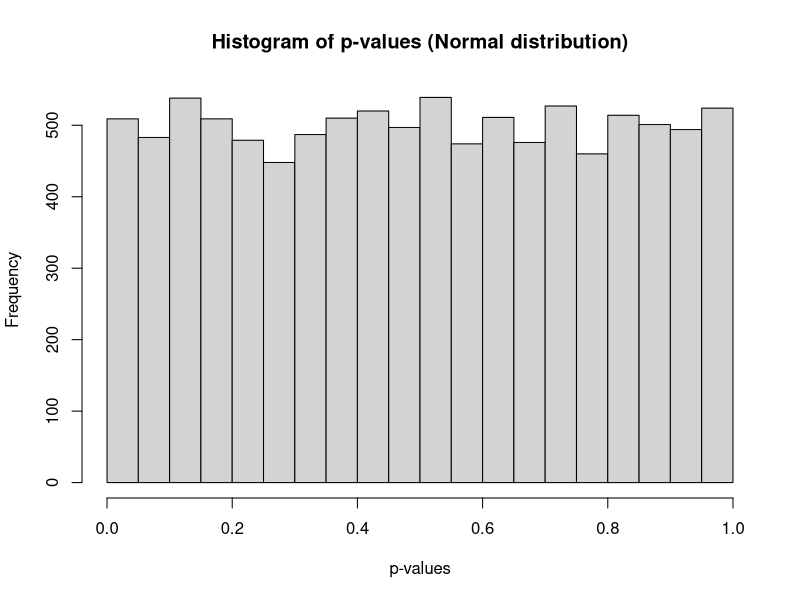
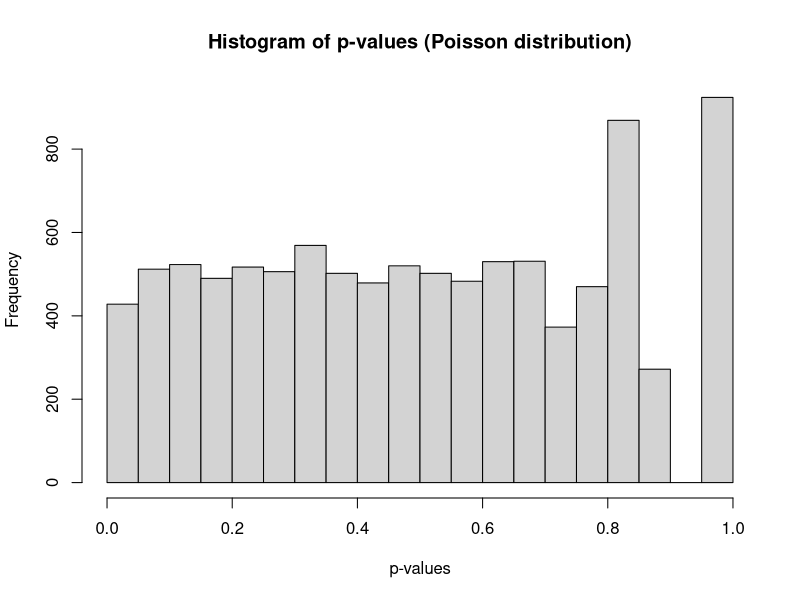
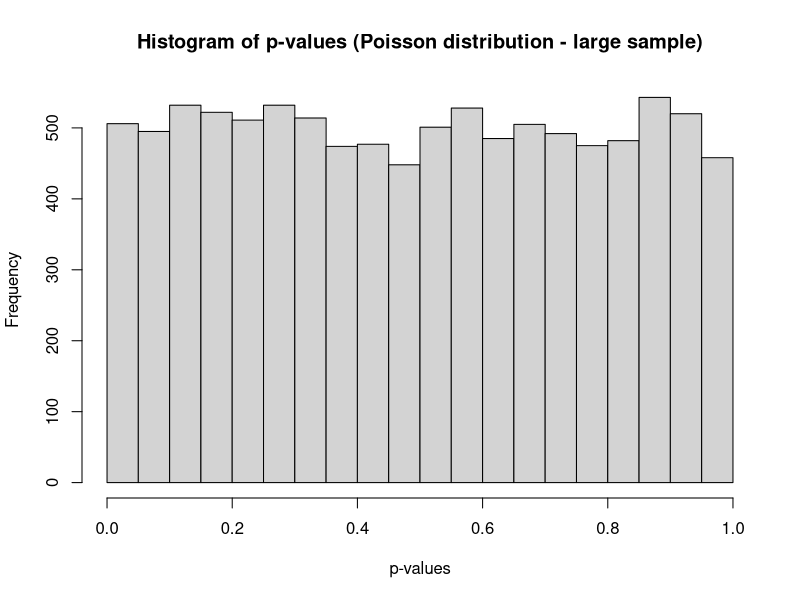
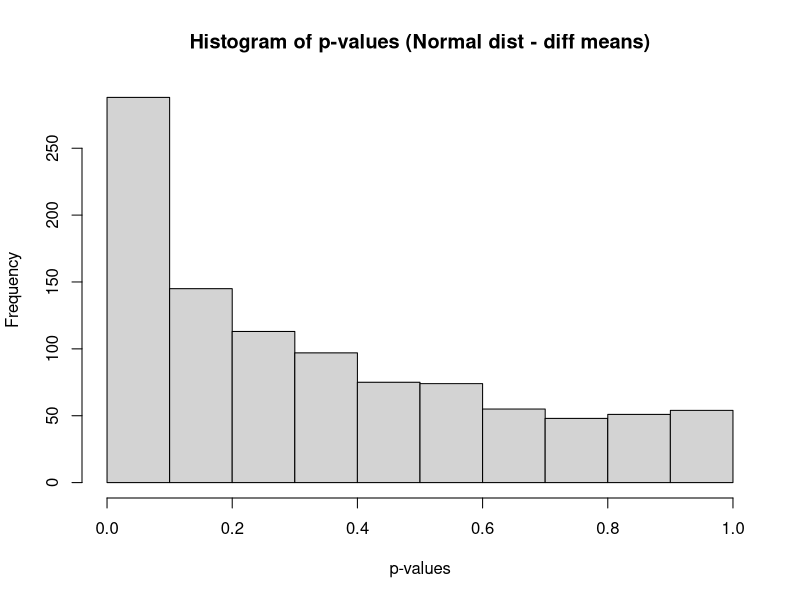
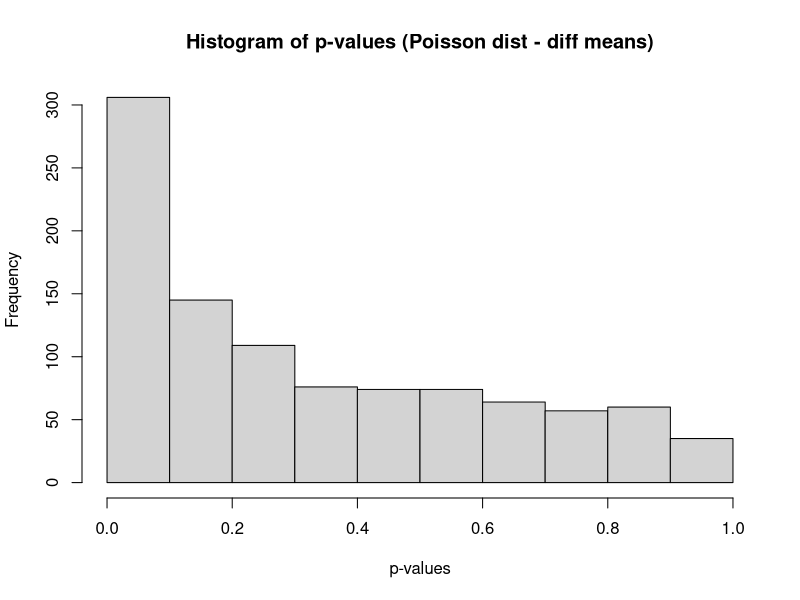
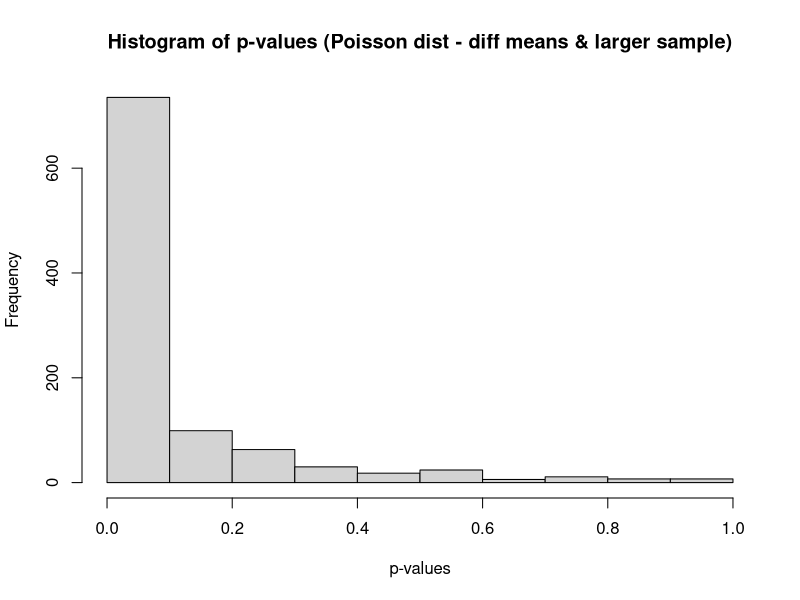
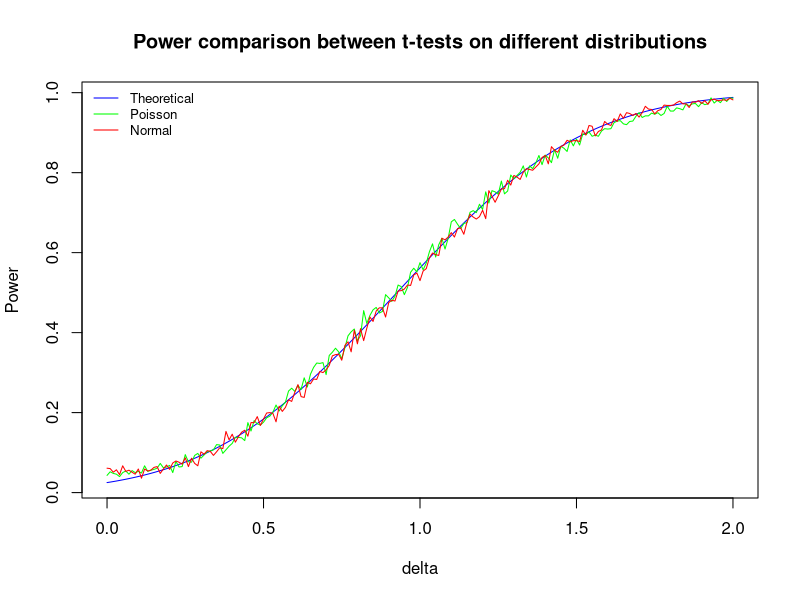

These charts were generated, in order, by the following R code: (Note: a time limit stopped this script after it produced the figures.)
# Task 1, 8, 9
s <- rnorm(10)
t <- rnorm(10)
print(t.test(s, t))

p <- rpois(10, 1)
q <- rpois(10, 1)
print(t.test(p, q))

p.large <- rpois(1000, 1)
q.large <- rpois(1000, 1)
print(t.test(p.large, q.large))

# Task 2, 8, 9
results.normal <- replicate(10000, t.test(rnorm(10), rnorm(10))$p.value)
results.poisson <- replicate(10000, t.test(rpois(10, 1), rpois(10, 1))$p.value)
results.poisson.large <- replicate(10000, t.test(rpois(1000, 1), rpois(1000, 1))$p.value)
hist(results.normal, xlab = "p-values", ylab = "Frequency", main = "Histogram of p-values (Normal distribution)")
hist(results.poisson, xlab = "p-values", ylab = "Frequency", main = "Histogram of p-values (Poisson distribution)")
hist(results.poisson.large, xlab = "p-values", ylab = "Frequency", main = "Histogram of p-values (Poisson distribution - large sample)")

# Task 3, 8, 9
test.custom.means <- function(n, x, v, f) {
  pvalues <- c()
  for (i in 1:1000) {
    if (f == 0) {
      s <- rnorm(n, -x, v)
      t <- rnorm(n, x, v)
    }
    else {
      s <- rpois(n, 1) - x
      t <- rpois(n, 1) + x
    }
    pvalues <- append(pvalues, t.test(s, t)$p.value)
  }
  return(pvalues)
}
hist(test.custom.means(10, 0.25, 1, 0), xlab = "p-values", ylab = "Frequency", main = "Histogram of p-values (Normal dist - diff means)")
hist(test.custom.means(10, 0.25, 1, 1), xlab = "p-values", ylab = "Frequency", main = "Histogram of p-values (Poisson dist - diff means)")
hist(test.custom.means(1000, 0.05, 1, 1), xlab = "p-values", ylab = "Frequency", main = "Histogram of p-values (Poisson dist - diff means & larger sample)")

# Task 4, 8
rpowers.normal <- c()
rpowers.poisson <- c()
tpowers <- c()
delta.list <- seq(0, 2, 0.01)
for (d in delta.list) {
  pvalues.normal <- replicate(1000, t.test(rnorm(10, -d/2), rnorm(10, d/2))$p.value)
  pvalues.poisson <- replicate(1000, t.test(rpois(10,1) - d/2, rpois(10, 1) + d/2)$p.value)
  tpowers <- append(tpowers, power.t.test(10, delta = d)$power)
  rpowers.normal <- append(rpowers.normal, sum(pvalues.normal < 0.05) / 1000)
  rpowers.poisson <- append(rpowers.poisson, sum(pvalues.poisson < 0.05) / 1000)
}
plot(delta.list, tpowers, type = "l", col = "blue", xlab = "delta", ylab = "Power", main = "Power comparison between t-tests on different distributions")
lines(delta.list, rpowers.poisson, col = "green")
lines(delta.list, rpowers.normal, col = "red")
legend(x = "topleft", legend = c("Theoretical", "Poisson", "Normal"), cex = 0.8, lty = c(1, 1, 1), col = c("blue", "green", "red"), bty = "n")

# Task 5, 9
for (sample.size in c(10, 100, 1000)) {
  v.equal.power <- c()
  v.unequal.power <- c()
  for (d in delta.list) {
    pvalues.equal <- c()
    pvalues.unequal <- c()
    for (i in 1:1000) {
      s <- rnorm(sample.size, -d/2)
      t <- rnorm(sample.size, d/2)
      pvalues.equal <- append(pvalues.equal, t.test(s, t, var.equal = TRUE)$p.value)
      pvalues.unequal <- append(pvalues.unequal, t.test(s, t)$p.value)
    }
    v.equal.power <- append(v.equal.power, sum(pvalues.equal < 0.05) / 1000)
    v.unequal.power <- append(v.unequal.power, sum(pvalues.unequal < 0.05) / 1000)
  }
  plot(delta.list, v.equal.power, type = "l", col = "blue", xlab = "delta", ylab = "Power", main = paste0("Plot with sample size ", sample.size))
  points(delta.list, v.unequal.power, col = "red", pch = 20, cex = 0.5)
  legend(x = "bottomright", legend = c("Equal variances t-test", "Unequal variances t-test"), cex = 0.8, lty = c(1, 2), col = c("blue", "red"), bty = "n")
}

# Task 6
v.seq <- seq(0.05, 4, 0.05)
f.pos.eq.list <- c()
f.pos.uneq.list <- c()
for (v in v.seq) {
  f.pos.equal <- replicate(1000, t.test(rnorm(100, 0, 0.5), rnorm(100, 0, v), var.equal = TRUE)$p.value) < 0.05
  f.pos.unequal <- replicate(1000, t.test(rnorm(100, 0, 0.5), rnorm(100, 0, v))$p.value) < 0.05
  f.pos.eq.list <- append(f.pos.eq.list, mean(f.pos.equal))
  f.pos.uneq.list <- append(f.pos.uneq.list, mean(f.pos.unequal))
}
f.pos.eq.rate <- f.pos.eq.list / seq_along(v.seq)
f.pos.uneq.rate <- f.pos.uneq.list / seq_along(v.seq)
plot(v.seq, f.pos.eq.rate, type = "l", col = "blue", xlab = "Variance", ylab = "False positive rate", main = "Evolution of false positive rate for a normally-distributed sample")
lines(v.seq, f.pos.uneq.rate, col = "red")
legend(x = "topright", c("Equal variances t-test", "Unequal variances t-test"), cex = 0.8, lty = c(1, 1), col = c("blue", "red"), bty = "n")

# Task 7, 8, 9
n.list <- seq(100, 5100, 250)
t.powers.normal <- c()
w.powers.normal <- c()
t.powers.poisson <- c()
w.powers.poisson <- c()
for (n in n.list) {
  t.powers.normal <- append(t.powers.normal, mean(replicate(1000, t.test(rnorm(n), rnorm(n), var.equal = TRUE)$p.value) < 0.05))
  w.powers.normal <- append(w.powers.normal, mean(replicate(1000, wilcox.test(rnorm(n), rnorm(n))$p.value) < 0.05))
  t.powers.poisson <- append(t.powers.poisson, mean(replicate(1000, t.test(rpois(n, 1), rpois(n, 1))$p.value) < 0.05))
  w.powers.poisson <- append(w.powers.poisson, mean(replicate(1000, wilcox.test(rpois(n, 1), rpois(n, 1))$p.value) < 0.05))
}
plot(n.list, t.powers.normal, main = "Comparison of t-test and Mann-Whitney U test - normal dist", xlab = "Sample size", ylab = "Power", col = "blue", type = "l")
lines(n.list, w.powers.normal)
plot(n.list, t.powers.poisson, main = "Comparison of t-test and Mann-Whitney U test - Poisson dist", xlab = "Sample size", ylab = "Power", col = "blue", type = "l")
lines(n.list, w.powers.poisson)
